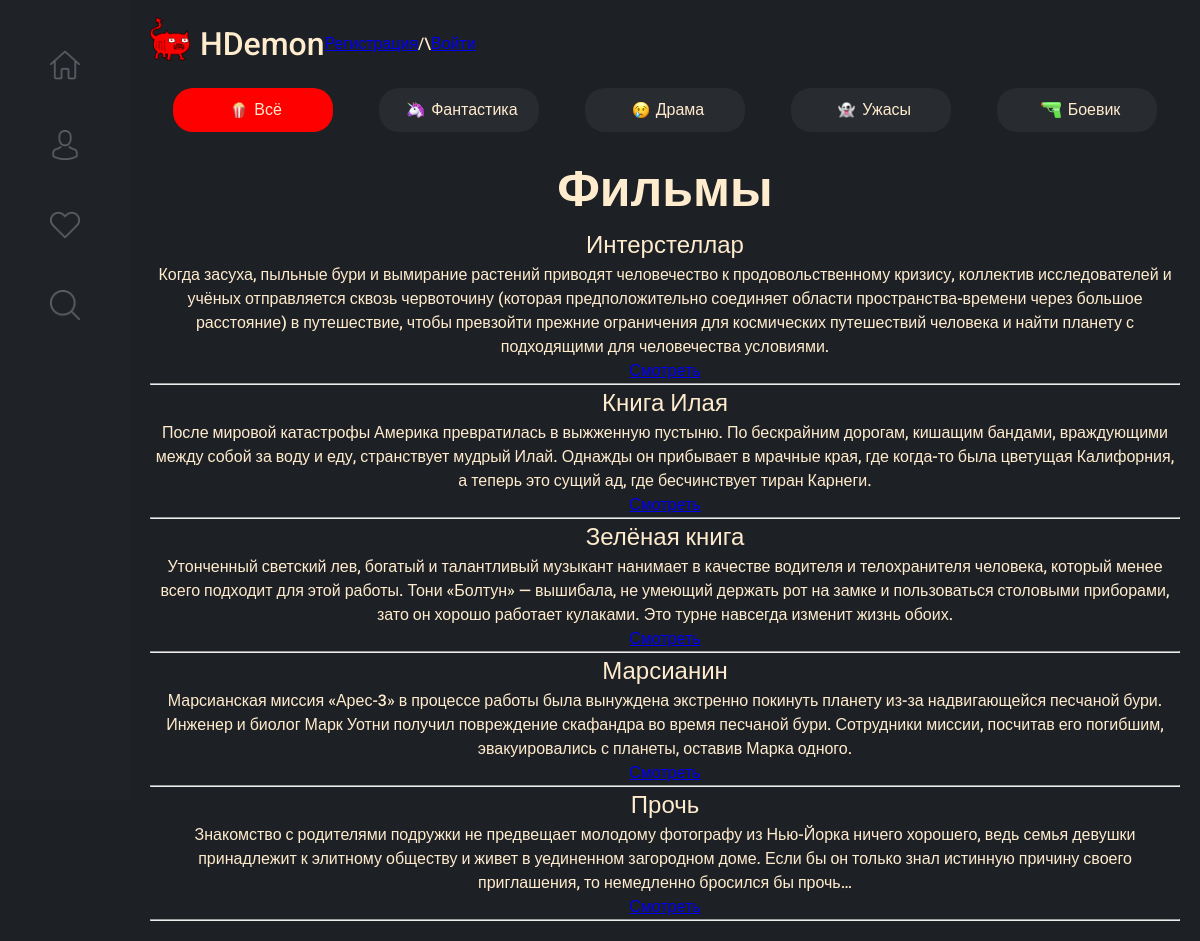
Before: / with the older database file.
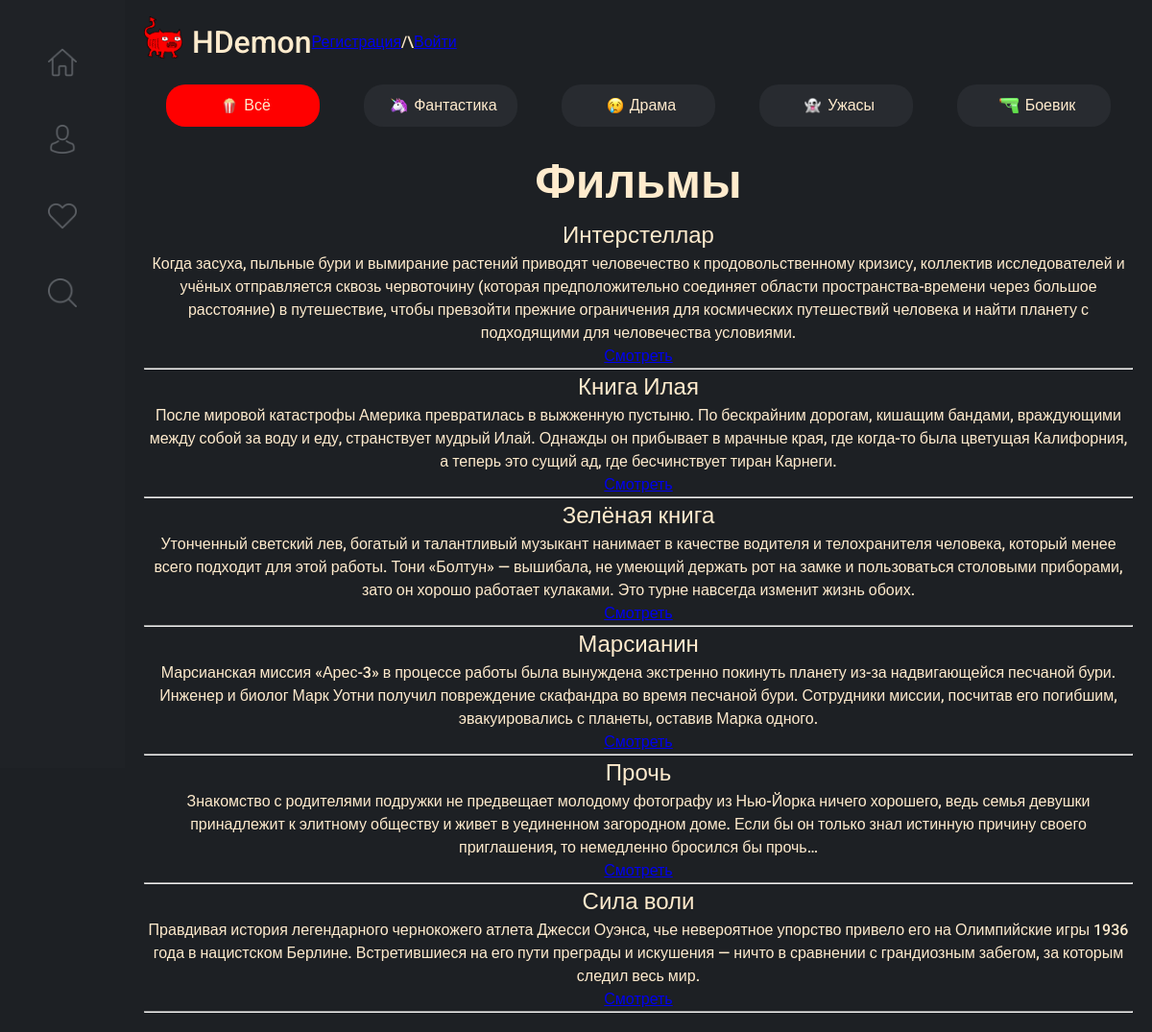
After: the same page with the newer database file.
### main/models.py (models this page shows, shortened)
class Category(models.Model):
    name = models.CharField(max_length=255, db_index=True)
    slug = models.SlugField(max_length=255, unique=True, db_index=True)
    class  Meta:
        verbose_name_plural = 'Жанры'
    def get_absolute_url(self):
        return reverse('category', kwargs={'cat_slug': self.slug})

class Films(models.Model):
    title = models.CharField(max_length=255)
    slug = models.SlugField(max_length=255, unique=True, db_index=True)
    content = models.TextField(blank=True)
    photo = models.ImageField(upload_to='photos/%Y/%m/%d')
    time_created = models.DateTimeField(auto_now_add=True)
    year = models.CharField(max_length=100, null=True)
    director = models.CharField(max_length=255)
    country = models.CharField(max_length=255)
    actors = models.TextField(blank=True)
    link = models.URLField(max_length=200, blank=True, null=True)
    cat = models.ForeignKey('Category', on_delete=models.CASCADE)
    class  Meta:
        verbose_name_plural = 'Фильмы'
    def get_absolute_url(self):
        return reverse('film', kwargs={'slug': self.slug})

### main/views.py (the view)
# urls.py: path('', FilmsHome.as_view(), name = 'home'),
class FilmsHome(ListView):
    model = Films
    template_name = 'main/index.html'
    context_object_name = 'films'
    def get_context_data(self, **kwargs):
        context = super().get_context_data(**kwargs)
        context['cats'] = Category.objects.all()
        context['cat_selected'] = 0
        return context

### main/templates/main/index.html (shortened to what this page needs)
{% extends 'main/layout.html' %}
{% load static %}
{% block content %}
 <div>
        <ul class="categories">
                 {% if request.path == "/"%}
                    <li><a class="selected" href="{% url 'home' %}">
                        <img src="{% static 'main/img/Всё.png' %}" alt="test image">Всё
                    </a></li>
                {% else %}
                    <li><a href="{% url 'home' %}">
                        <img src="{% static 'main/img/Всё.png' %}" alt="test image">Всё</a>
                    </li>
                {% endif %}
            {% for c in cats %}
                {% if c.pk == cat_selected %}
                    <li><a class="selected" href="{{ c.get_absolute_url }}">
                        <img class="cat_img" src="{% static 'main/img/' %}{{c.name}}.png">{{c.name}}
                    </a>
                    </li>
                {% else %}
                    <li>
                        <a href="{{ c.get_absolute_url }}">
                            <img class="cat_img" src="{% static 'main/img/' %}{{c.name}}.png">{{c.name}}
                        </a>
                    </li>
                {% endif %}
            {% endfor %}
        </ul>
    </div>
<div class="featers">
    <h1>Фильмы</h1>
    <ul>
        {% for p in films %}
        <li>
            <h2>{{p.title}}</h2>
            <p>{{p.content|linebreaks}}</p>
            <p class="cancel-link"> <a href="{{ p.get_absolute_url }}">Смотреть</a></p>
            <hr>
        </li>
        {% endfor %}
    </ul>
</div>
{% endblock %}

### main/templates/main/layout.html (shortened to what this page needs)
{% load static %}
<!doctype html>
<html lang="en">
<head>
    <link rel="stylesheet" href="{% static 'main/css/main.css' %}">
</head>
<body>
    <header>
    <div class="logo">
        <img src="{% static 'main/img/logo.png' %}">
        <h1>HDemon</h1>
        {% if request.user.is_authenticated %}
            <h3>{{user.username}}<h3>
        {% else %}
            <a href="{% url 'register' %}">Регистрация</a> /\ <a href="{% url 'aboba' %}">Войти</a>
        {% endif %}
    </div>
    <nav>
        <ul class = "menu">
            <li><a href = "{% url 'home' %}"><img src="{% static 'main/img/home.png' %}" alt="test image"></a></li>
            <li><a href = "#"><img src="{% static 'main/img/profile.png' %}" alt="test image"></a></li>
            <li><a href = "#"><img src="{% static 'main/img/liked.png' %}" alt="test image"></a></li>
            <li><a href = "#"><img src="{% static 'main/img/search.png' %}" alt="test image"></a></li>
        </ul>
    </nav>
    </header>
    <main>
    {% block content %}
    {% endblock%}
    </main>
</body>
</html>

### main/static/main/css/main.css (style rules this page uses)
* { margin: 0px; padding: 0; box-sizing: revert; font-family: "Roboto", sans-serif; font-weight: 500; }
body { max-width: calc(100% - 130px); margin-left: 130px; background: #1d2024; color: blanchedalmond; line-height: 1.5; font-size: 1rem; padding: 20px; }
.logo { display: flex; align-items: center; }
.logo img { margin-top: -10px; margin-right: 10px; width: 40px; }
.menu { display: block; list-style: none; position: fixed; top: 0; left: 0; width: 130px; height: 100vh; background-color: #1f2226; z-index: 1; }
.menu img { display: block; width: 30px; margin: 50px auto 0px; cursor: pointer; transition: filter 0.2s ease; }
li { list-style-type: none; }
.categories { display: flex; justify-content: space-between; padding: 0; margin-top: 20px; }
.categories li { flex-grow: 1; text-align: center; }
.categories li a { display: inline-flex; justify-content: center; align-items: center; padding: 10px 20px; background-color: #282b30; color: blanchedalmond; text-decoration: none; border-radius: 20px; width: 120px; transition: background-color 0.2s ease; }
.categories li a.selected { background-color: #ff0000; }
.categories li img { height: 1em; padding: 0 7px; }
main .featers { margin-top: 20px; text-align: center; width: 100%; }
main .featers h1 { font-size: 50px; font-weight: 700; }

Changed rows visible on the page:
added Films: title "Сила воли", content "Правдивая история легендарного чернокожего атлета Джесси Оуэнса, чье невероятное упорство привело его на Олимпийские игры 1936 года в нацистском Берлине. Встретившиеся на его пути преграды и искушения — ничто в сравнении с грандиозным забегом, за которым следил весь мир."
